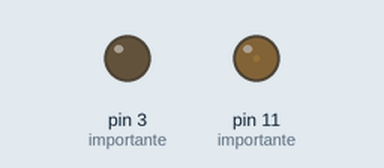
Recording of a sketch running on a simulated Arduino Uno, built with avr-gcc and run on an emulated ATmega328P. Parts: output pins drawn as LEDs (lit = HIGH).

Above: at 0.05 s.
At 0.65 s:
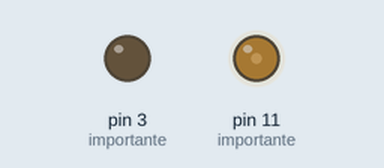
At 1.3 s:
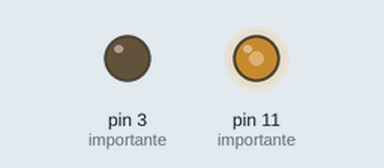
At 2.55 s:
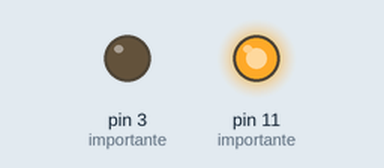
Timing chart, 0 to 5.9 s (numbered marks = the images above):
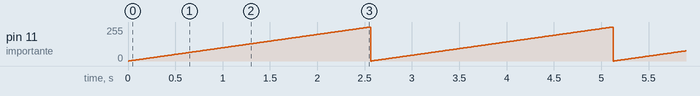

The sketch:

PWM.ino
```cpp
/**
 * Exemplo de uso do PWM
 * Exemplo 1 comntrole da velocidade de um motor dc
 * @author Alexandro dos Reis
 */
 int efeito = 10;

void setup() {
  pinMode(11, OUTPUT); // importante!!! (saida PWM)
  pinMode(3, OUTPUT); // importante!!! (saida PWM)
}
void loop() {
  for(int i=0; i>=0; i++){
    analogWrite(11,i);
    delay(efeito);
  }
     for(int i=0; i<=0; i++){
    analogWrite(3,i);
    delay(efeito);
  }

}
```

Measured:
- by itself, pin 11 (importante): ramps from 0/255 to 255/255 and jumps back, once every 2.6 s
